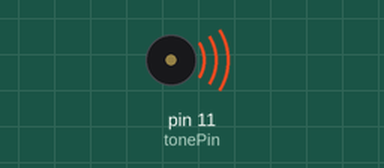
The sketch below on a simulated Arduino Uno, built with avr-gcc and run on an emulated ATmega328P. Shown: buzzer (waves = sounding).

Above: at 0.06 s.
At 11.53 s:
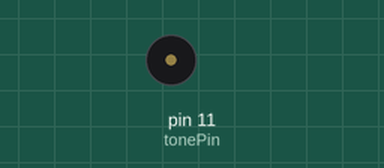
Timing chart, 0 to 12.3 s (numbered marks = the images above):
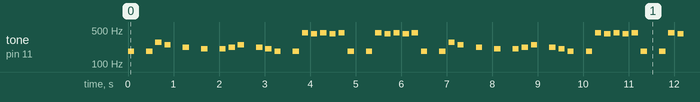

Measured:
- by itself, tone on pin 11 (tonePin): plays 184 Hz for 0.14 s, 184 Hz for 0.14 s, 277 Hz for 0.14 s, 246 Hz for 0.14 s, 220 Hz for 0.14 s, 207 Hz for 0.14 s … (550 notes in this stretch)

The sketch:

test1.ino
```cpp
int tonePin = 11;
void setup() {

}

void midi() {

    tone(tonePin, 184, 136.08871875);
    delay(151.2096875);
    delay(252.016145833);
    tone(tonePin, 184, 136.08871875);
    delay(151.2096875);
    delay(50.4032291667);
    tone(tonePin, 277, 136.08871875);
    delay(151.2096875);
    delay(50.4032291667);
    tone(tonePin, 246, 136.08871875);
    delay(151.2096875);
    delay(252.016145833);
    tone(tonePin, 220, 136.08871875);
    delay(151.2096875);
    delay(252.016145833);
    tone(tonePin, 207, 136.08871875);
    delay(151.2096875);
    delay(252.016145833);
    tone(tonePin, 207, 136.08871875);
    delay(151.2096875);
    delay(50.4032291667);
    tone(tonePin, 220, 136.08871875);
    delay(151.2096875);
    delay(50.4032291667);
    tone(tonePin, 246, 136.08871875);
    delay(151.2096875);
    delay(252.016145833);
    tone(tonePin, 220, 136.08871875);
    delay(151.2096875);
    delay(50.4032291667);
    tone(tonePin, 207, 136.08871875);
    delay(151.2096875);
    delay(50.4032291667);
    tone(tonePin, 184, 136.08871875);
    delay(151.2096875);
    delay(252.016145833);
    tone(tonePin, 184, 136.08871875);
    delay(151.2096875);
    delay(50.4032291667);
    tone(tonePin, 440, 136.08871875);
    delay(151.2096875);
    delay(50.4032291667);
    tone(tonePin, 415, 136.08871875);
    delay(151.2096875);
    delay(50.4032291667);
    tone(tonePin, 440, 136.08871875);
    delay(151.2096875);
    delay(50.4032291667);
    tone(tonePin, 415, 136.08871875);
    delay(151.2096875);
    delay(50.4032291667);
    tone(tonePin, 440, 136.08871875);
    delay(151.2096875);
    delay(50.4032291667);
    tone(tonePin, 184, 136.08871875);
    delay(151.2096875);
    delay(252.016145833);
    tone(tonePin, 184, 136.08871875);
    delay(151.2096875);
    delay(50.4032291667);
    tone(tonePin, 440, 136.08871875);
    delay(151.2096875);
    delay(50.4032291667);
    tone(tonePin, 415, 136.08871875);
    delay(151.2096875);
    delay(50.4032291667);
    tone(tonePin, 440, 136.08871875);
    delay(151.2096875);
    delay(50.4032291667);
    tone(tonePin, 415, 136.08871875);
    delay(151.2096875);
    delay(50.4032291667);
    tone(tonePin, 440, 136.08871875);
    delay(151.2096875);
    delay(50.4032291667);
    tone(tonePin, 184, 136.08871875);
    delay(151.2096875);
    delay(252.016145833);
    tone(tonePin, 184, 136.08871875);
    delay(151.2096875);
    delay(50.4032291667);
    tone(tonePin, 277, 136.08871875);
    delay(151.2096875);
    delay(50.4032291667);
    tone(tonePin, 246, 136.08871875);
    delay(151.2096875);
    delay(252.016145833);
    tone(tonePin, 220, 136.08871875);
    delay(151.2096875);
    delay(252.016145833);
    tone(tonePin, 207, 136.08871875);
    delay(151.2096875);
    delay(252.016145833);
    tone(tonePin, 207, 136.08871875);
    delay(151.2096875);
    delay(50.4032291667);
    tone(tonePin, 220, 136.08871875);
    delay(151.2096875);
    delay(50.4032291667);
    tone(tonePin, 246, 136.08871875);
    delay(151.2096875);
    delay(252.016145833);
    tone(tonePin, 220, 136.08871875);
    delay(151.2096875);
    delay(50.4032291667);
    tone(tonePin, 207, 136.08871875);
    delay(151.2096875);
    delay(50.4032291667);
    tone(tonePin, 184, 136.08871875);
    delay(151.2096875);
    delay(252.016145833);
    tone(tonePin, 184, 136.08871875);
    delay(151.2096875);
    delay(50.4032291667);
    tone(tonePin, 440, 136.08871875);
    delay(151.2096875);
    delay(50.4032291667);
    tone(tonePin, 415, 136.08871875);
    delay(151.2096875);
    delay(50.4032291667);
    tone(tonePin, 440, 136.08871875);
    delay(151.2096875);
    delay(50.4032291667);
    tone(tonePin, 415, 136.08871875);
    delay(151.2096875);
    delay(50.4032291667);
    tone(tonePin, 440, 136.08871875);
    delay(151.2096875);
    delay(50.4032291667);
    tone(tonePin, 184, 136.08871875);
    delay(151.2096875);
    delay(252.016145833);
    tone(tonePin, 184, 136.08871875);
    delay(151.2096875);
    delay(50.4032291667);
    tone(tonePin, 440, 136.08871875);
    delay(151.2096875);
    delay(50.4032291667);
    tone(tonePin, 415, 136.08871875);
    delay(151.2096875);
    delay(50.4032291667);
    tone(tonePin, 440, 136.08871875);
    delay(151.2096875);
    delay(50.4032291667);
    tone(tonePin, 415, 136.08871875);
    delay(151.2096875);
    delay(50.4032291667);
    tone(tonePin, 440, 136.08871875);
    delay(151.2096875);
    delay(50.4032291667);
    tone(tonePin, 220, 136.08871875);
    delay(151.2096875);
    delay(50.4032291667);
    tone(tonePin, 220, 68.044359375);
    delay(75.60484375);
    delay(126.008072917);
    tone(tonePin, 220, 136.08871875);
    delay(151.2096875);
    delay(50.4032291667);
    tone(tonePin, 220, 68.044359375);
    delay(75.60484375);
    delay(126.008072917);
    tone(tonePin, 277, 136.08871875);
    delay(151.2096875);
    delay(50.4032291667);
    tone(tonePin, 277, 68.044359375);
    delay(75.60484375);
    delay(126.008072917);
    tone(tonePin, 277, 158.770171875);
    delay(176.411302083);
    delay(25.2016145833);
    tone(tonePin, 277, 68.044359375);
    delay(75.60484375);
    delay(126.008072917);
    tone(tonePin, 246, 136.08871875);
    delay(151.2096875);
    delay(50.4032291667);
    tone(tonePin, 246, 68.044359375);
    delay(75.60484375);
    delay(126.008072917);
    tone(tonePin, 246, 136.08871875);
    delay(151.2096875);
    delay(50.4032291667);
    tone(tonePin, 246, 68.044359375);
    delay(75.60484375);
    delay(126.008072917);
    tone(tonePin, 329, 136.08871875);
    delay(151.2096875);
    delay(50.4032291667);
    tone(tonePin, 329, 68.044359375);
    delay(75.60484375);
    delay(126.008072917);
    tone(tonePin, 329, 136.08871875);
    delay(151.2096875);
    delay(50.4032291667);
    tone(tonePin, 329, 68.044359375);
    delay(75.60484375);
    delay(126.008072917);
    tone(tonePin, 369, 136.08871875);
    delay(151.2096875);
    delay(50.4032291667);
    tone(tonePin, 369, 68.044359375);
    delay(75.60484375);
    delay(126.008072917);
    tone(tonePin, 369, 136.08871875);
    delay(151.2096875);
    delay(50.4032291667);
    tone(tonePin, 369, 68.044359375);
    delay(75.60484375);
    delay(126.008072917);
    tone(tonePin, 369, 136.08871875);
    delay(151.2096875);
    delay(50.4032291667);
    tone(tonePin, 369, 68.044359375);
    delay(75.60484375);
    delay(126.008072917);
    tone(tonePin, 369, 136.08871875);
    delay(151.2096875);
    delay(50.4032291667);
    tone(tonePin, 369, 68.044359375);
    delay(75.60484375);
    delay(126.008072917);
    tone(tonePin, 369, 136.08871875);
    delay(151.2096875);
    delay(50.4032291667);
    tone(tonePin, 369, 68.044359375);
    delay(75.60484375);
    delay(126.008072917);
    tone(tonePin, 369, 136.08871875);
    delay(151.2096875);
    delay(50.4032291667);
    tone(tonePin, 369, 68.044359375);
    delay(75.60484375);
    delay(126.008072917);
    tone(tonePin, 246, 136.08871875);
    delay(151.2096875);
    delay(50.4032291667);
    tone(tonePin, 220, 136.08871875);
    delay(151.2096875);
    delay(50.4032291667);
    tone(tonePin, 207, 136.08871875);
    delay(151.2096875);
    delay(50.4032291667);
    tone(tonePin, 164, 136.08871875);
    delay(151.2096875);

}

void loop() {
        midi();
}
```
